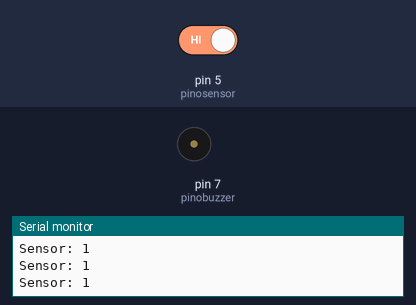
A sketch run on a simulated Arduino Uno, built with avr-gcc and run on an emulated ATmega328P. On the bench: buzzer (waves = sounding, pin HIGH), the last lines printed to the serial monitor. The inputs (shaded band) are chosen by the test bench; at power-on: pin 5 (pinosensor) HIGH.

Above: at 1.2 s.
1.3 s: pin 5 (pinosensor) driven LOW
At 2.6 s:
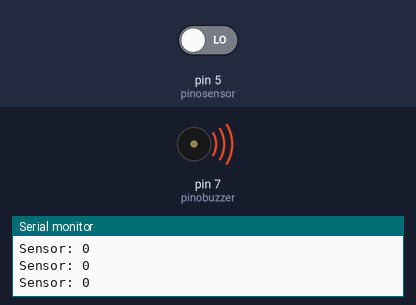
2.9 s: pin 5 (pinosensor) driven HIGH
At 3.9 s:
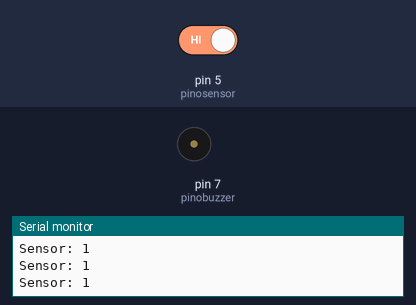
Timing chart, 0 to 5.9 s (numbered marks = the images above; inputs shaded):
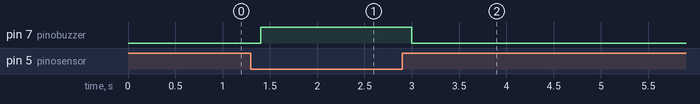

Measured:
- after the input at 1.3 s, pin 7 (pinobuzzer): LOW → HIGH after 0.10 s
- after the input at 2.9 s, pin 7 (pinobuzzer): HIGH → LOW after 0.10 s

The sketch:

XKC.ino
```cpp
//Programa: Sensor de líquidos XKC-Y25-V com Arduino
//Autor: Arduino e Cia

#define pinobuzzer 7
#define pinosensor 5

int valor;

void setup()
{
  Serial.begin(9600);
  pinMode(7, OUTPUT);
  pinMode(5, INPUT_PULLUP);
}

void loop()
{
  //Faz a leitura do sensor de liquido
  valor = digitalRead(pinosensor);

  //Caso seja 0, aciona o buzzer
  if (valor <= 0)
  {
    digitalWrite(pinobuzzer, HIGH);
  }
  else
  {
    digitalWrite(pinobuzzer, LOW);
  }

  //Mostra o valor do sensor no Serial Monitor
  Serial.print("Sensor: ");
  Serial.println(valor);

  //Aguarda 200ms e repete o processo
  delay(200);
}
```
